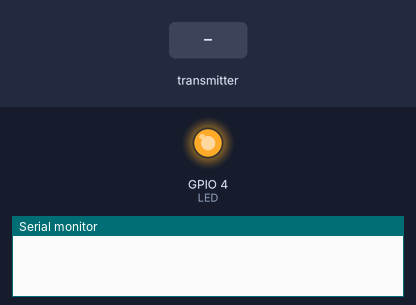
This sketch was run on a simulated ESP8266 (NodeMCU). Parts: output pins drawn as LEDs (lit = HIGH), the last lines printed to the serial monitor. The inputs (shaded band) are chosen by the test bench.

Above: at 1.2 s.
1.3 s: the transmitter starts sending distanceCM = 50
At 1.9 s:
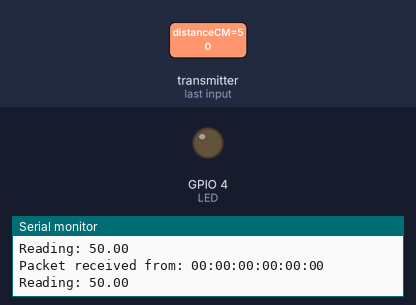
2.8 s: the transmitter starts sending distanceCM = 0
At 4.0 s:
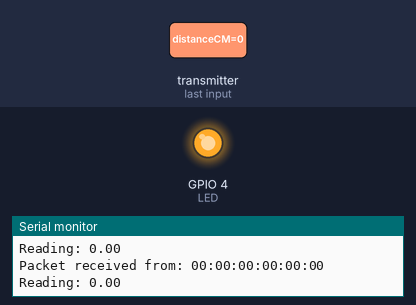
4.3 s: the transmitter starts sending distanceCM = 100
At 5.3 s:
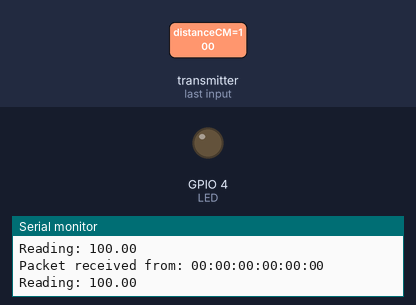
Timing chart, 0 to 7.3 s (numbered marks = the images above; inputs shaded):
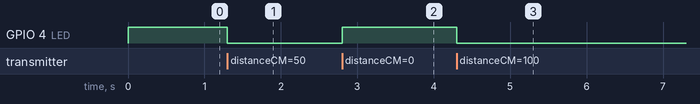

The sketch:

receiver2.ino
```cpp
#include <ESP8266WiFi.h>
#include <espnow.h>
#include <Arduino_JSON.h>

#define analogPin A0;
int adcValue = 0;
int LED = 4;


typedef struct struct_message{
  float distanceCM;
} struct_message;
struct_message myData;

JSONVar recvData;
float distanceCM=0 ;

void OnDataRecv(uint8_t * mac_addr, uint8_t *incomingData, uint8_t len) {
  char macStr[18];
  Serial.print("Packet received from: ");
  snprintf(macStr, sizeof(macStr), "%02x:%02x:%02x:%02x:%02x:%02x",
           mac_addr[0], mac_addr[1], mac_addr[2], mac_addr[3], mac_addr[4], mac_addr[5]);
  Serial.println(macStr);
  memcpy(&myData, incomingData, sizeof(myData));
  distanceCM = myData.distanceCM;
  Serial.print("Reading: ");
  Serial.println(distanceCM);
}
void setup() {
  Serial.begin(115200);

  // Set device as a Wi-Fi Station
  WiFi.mode(WIFI_STA);
  WiFi.disconnect();

  // Init ESP-NOW
  if (esp_now_init() != 0) {
    Serial.println("Error initializing ESP-NOW");
    return;
  }

  // Once ESPNow is successfully Init, we will register for recv CB to
  // get recv packer info
  esp_now_set_self_role(ESP_NOW_ROLE_SLAVE);
  esp_now_register_recv_cb(OnDataRecv);

  // initate LED
  pinMode(LED, OUTPUT);
}

void loop() {
  adcValue = distanceCM;
  if (adcValue< 50){
    digitalWrite(LED, HIGH);
  }else{
    digitalWrite(LED, LOW);
  }
}
```

Measured:
- after the input at 1.3 s, GPIO 4 (LED): HIGH → LOW at once
- after the input at 2.8 s, GPIO 4 (LED): LOW → HIGH at once
- after the input at 4.3 s, GPIO 4 (LED): HIGH → LOW at once
